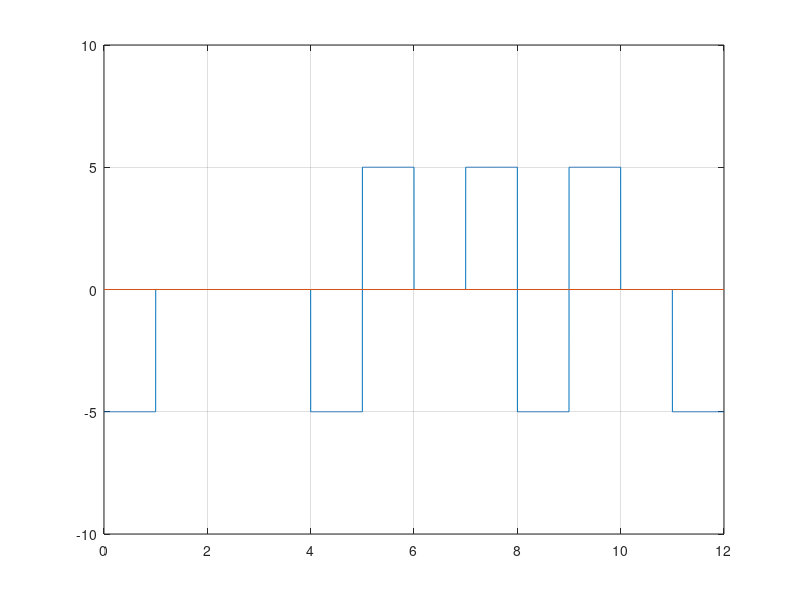

This chart was generated by the following MATLAB code:
clc; #... Clear command line
clear all; #... Clear variables
close all; #... Clear figures

bits = [1 0 0 0 0 0 0 0 0 1 0 1];

#... Modulation
bitrate = 1;
voltage = 5;

sampling_rate = 1000;
sampling_time = 1/sampling_rate;

end_time = length(bits)/bitrate;
time = 0:sampling_time:end_time;

count = 0;
for i = 1:length(bits)
  if bits(i) == 0
    count = count+1;
  else
    count = 0;
  endif
  if count == 8
    bits(i-4) = -1; bits(i-3) = -1; bits(i-1) = 1;
    bits(i) = 1; count = 0;
  endif
endfor

index = 1;
sign = -1;

for i = 1:length(time)
  modulation(i) = bits(index)*sign*voltage;
  if time(i)*bitrate >= index
        index = index+1;
        if index <= length(bits) && bits(index) != 0
            sign = -sign;
        endif
    endif
endfor

plot(time, modulation);
axis([0 end_time -voltage-5 voltage+5]);
line([0 end_time], [0 0]);
grid on;

#... Demodulation
index = 1;

for i = 1:length(modulation)
  demodulation(index) = modulation(i)/voltage;
  if time(i)*bitrate >= index
    index = index+1;
  endif
endfor

for i = 2:length(demodulation)
  if demodulation(i-1) == -1 && demodulation(i) == 1
    for j = -1:3
      demodulation(i+j) = 0;
    endfor
  endif
endfor

demodulation = abs(demodulation);

disp(demodulation);
